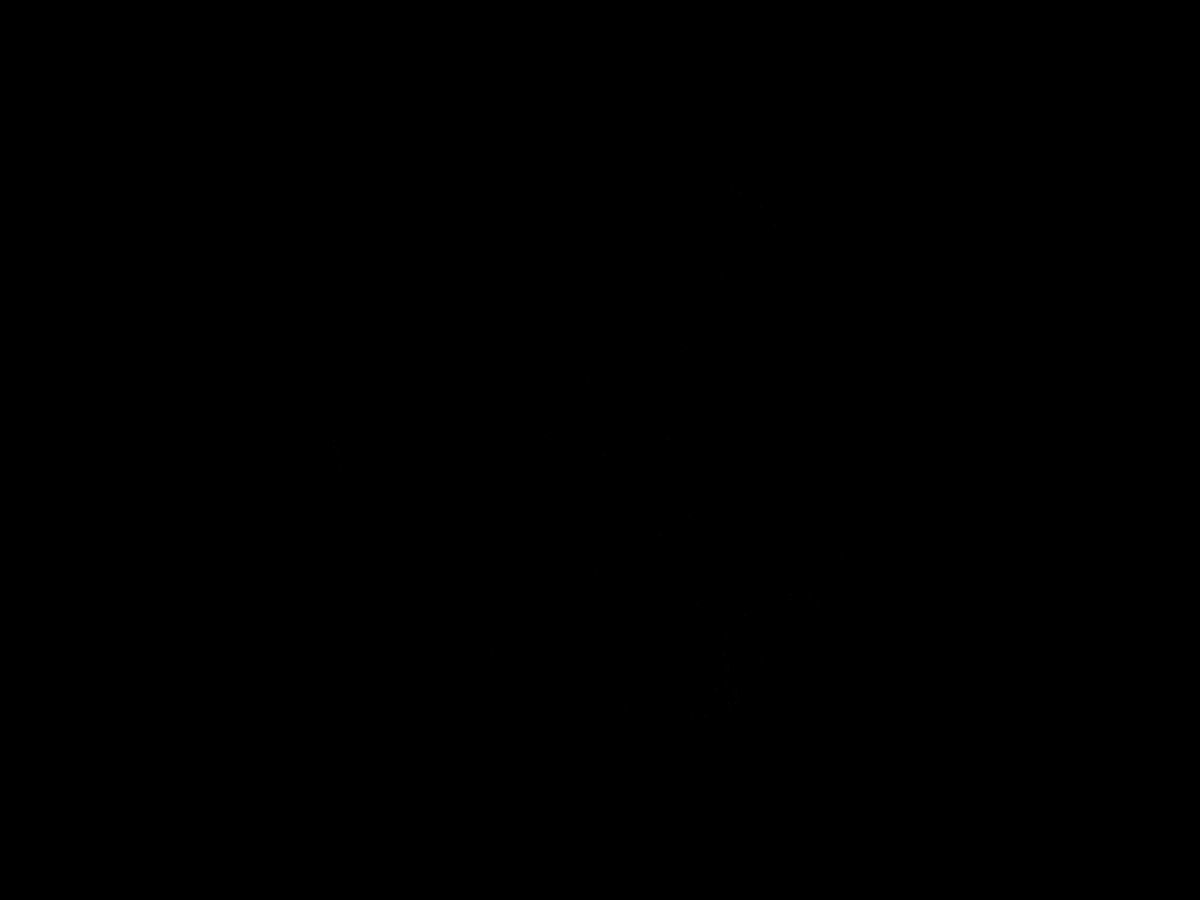
Frame 1 (no input)
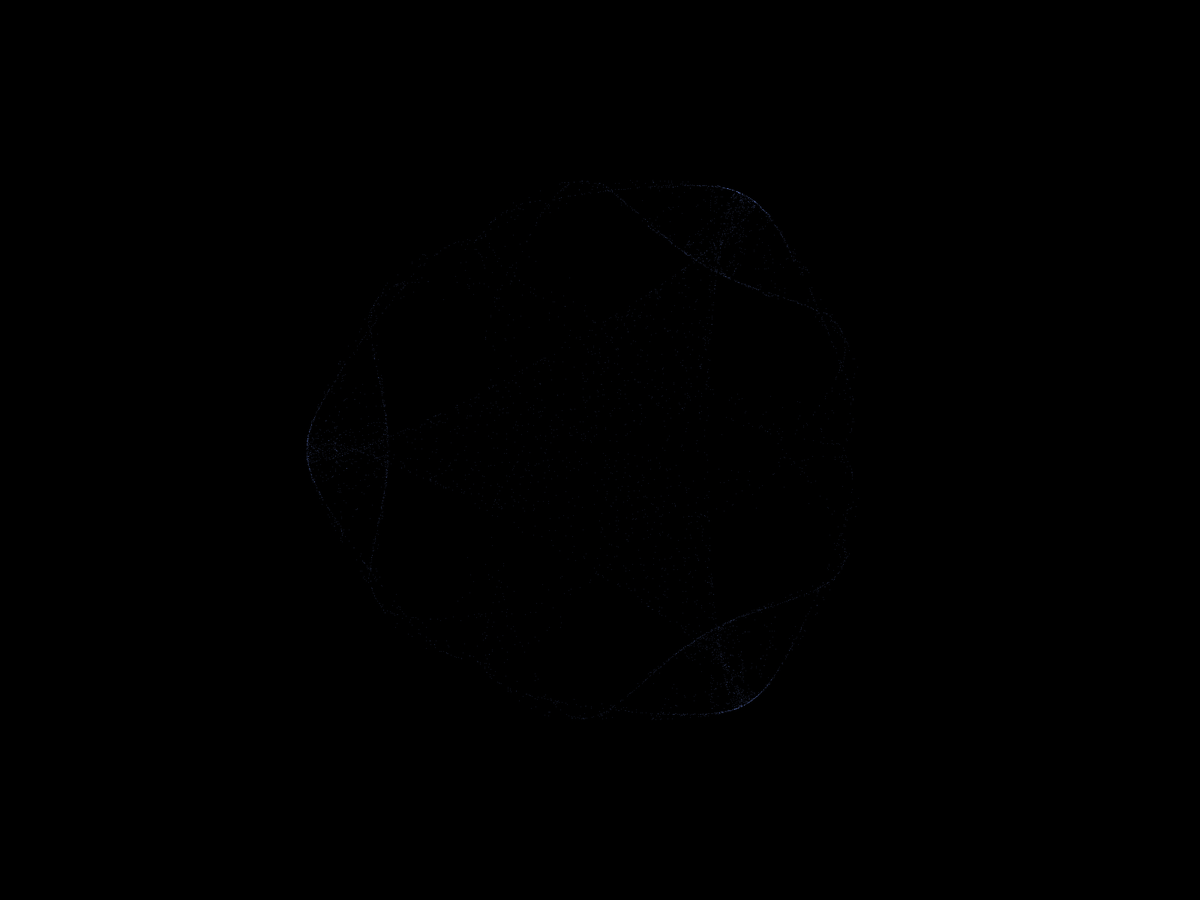
Frame 60 (the mouse pressed at the canvas centre just before this capture)
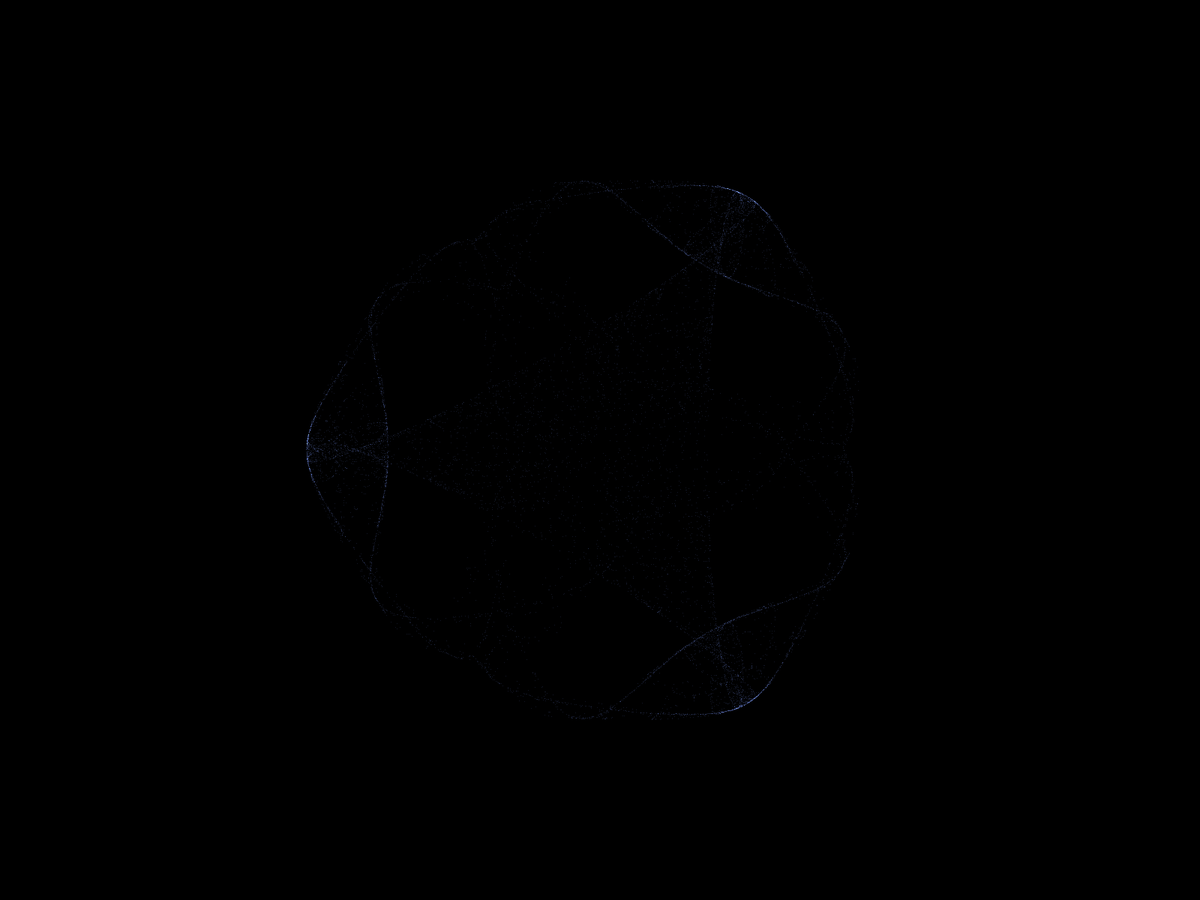
Frame 120 (the mouse held since frame 60 and released just before this capture)

The Processing sketch that drew these frames (run headless with seeded random() and noise(); from frame 60 on, the mouse is pressed at the canvas centre):

// Processing sketch: choca_and_golvitzy
// ── choca_and_golvitzy.pde
//static final float a = -1.0, b = 0.05, c = 2.275,  d = -0.5;
//static final float a =  1.0, b = 0.0,  c = - 2.25, d = 0.2;
//static final float a =  1.0, b = 0.0,  c = - 1.9,  d = 0.4;
//static final float a = -1.0, b = 0.1,  c = 1.52,   d = -0.8;
static final float _a = -1.0, _b = 0.1,  _c = 1.6, _d = -0.8;
//static final float _a =  2.0,  _b = -0.2, _c = - 1.75, _d = 1.0;
//static final float _a = -2.0, _b = 0.0, _c = 2.6, _d = -0.5;
float x_pre = 0.01, y_pre = 0.01;

void setup(){
 size(1600, 1200);
 blendMode(ADD);
 background(0);
 stroke(124, 155, 255, 50);
}

void draw(){
  float A; 
  float x, y;
  
  for(int i=0; i<100; i++){
    A =  _a * (x_pre*x_pre + y_pre*y_pre) + _b * x_pre *(x_pre*x_pre - 3*y_pre*y_pre) + _c;
    x = A * x_pre + _d * (x_pre*x_pre - y_pre*y_pre);
    y = A * y_pre - 2 * _d * x_pre * y_pre;
    
    // print(x);
    point(x*300 + width/2, y*300 + height/2);
    
    x_pre = x;
    y_pre = y;
  }
  
  if(mousePressed){
    String path = "./choca_and_golvitzy.png";
    save(path);
  }
  
}
